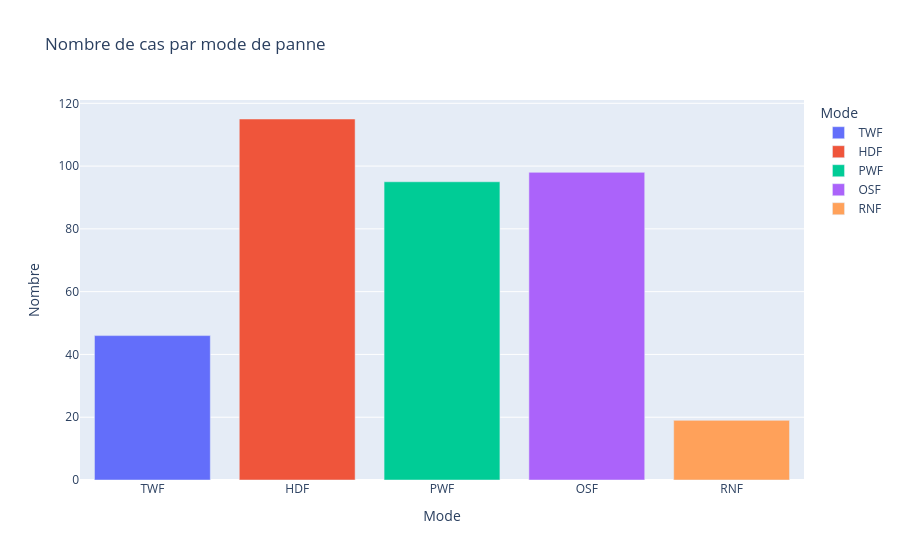

The notebook cell saved with this chart:
### Markdown cell above
### Distribution des modes de panne

### Code cell
failure_modes = ['TWF', 'HDF', 'PWF', 'OSF', 'RNF']
counts = df[failure_modes].sum().reset_index()
counts.columns = ['Mode', 'Nombre']

fig = px.bar(counts, x='Mode', y='Nombre',
    title='Nombre de cas par mode de panne',
    color='Mode')
fig.show()
fig.write_image("../outputs/distribution_modes_panne.png")

### Figure 1 — Plotly figure (JSON) as saved in the notebook; plotly's stock layout.template omitted (floating-point values rounded to 4 significant figures)
{"data": [{"hovertemplate": "Mode=%{x}<br>Nombre=%{y}<extra></extra>", "legendgroup": "TWF", "marker": {"color": "#636efa", "pattern": {"shape": ""}}, "name": "TWF", "orientation": "v", "showlegend": true, "textposition": "auto", "type": "bar", "x": ["TWF"], "xaxis": "x", "y": [46], "yaxis": "y"}, {"hovertemplate": "Mode=%{x}<br>Nombre=%{y}<extra></extra>", "legendgroup": "HDF", "marker": {"color": "#EF553B", "pattern": {"shape": ""}}, "name": "HDF", "orientation": "v", "showlegend": true, "textposition": "auto", "type": "bar", "x": ["HDF"], "xaxis": "x", "y": [115], "yaxis": "y"}, {"hovertemplate": "Mode=%{x}<br>Nombre=%{y}<extra></extra>", "legendgroup": "PWF", "marker": {"color": "#00cc96", "pattern": {"shape": ""}}, "name": "PWF", "orientation": "v", "showlegend": true, "textposition": "auto", "type": "bar", "x": ["PWF"], "xaxis": "x", "y": [95], "yaxis": "y"}, {"hovertemplate": "Mode=%{x}<br>Nombre=%{y}<extra></extra>", "legendgroup": "OSF", "marker": {"color": "#ab63fa", "pattern": {"shape": ""}}, "name": "OSF", "orientation": "v", "showlegend": true, "textposition": "auto", "type": "bar", "x": ["OSF"], "xaxis": "x", "y": [98], "yaxis": "y"}, {"hovertemplate": "Mode=%{x}<br>Nombre=%{y}<extra></extra>", "legendgroup": "RNF", "marker": {"color": "#FFA15A", "pattern": {"shape": ""}}, "name": "RNF", "orientation": "v", "showlegend": true, "textposition": "auto", "type": "bar", "x": ["RNF"], "xaxis": "x", "y": [19], "yaxis": "y"}], "layout": {"barmode": "relative", "legend": {"title": {"text": "Mode"}, "tracegroupgap": 0}, "title": {"text": "Nombre de cas par mode de panne"}, "xaxis": {"anchor": "y", "categoryarray": ["TWF", "HDF", "PWF", "OSF", "RNF"], "categoryorder": "array", "domain": [0, 1], "title": {"text": "Mode"}}, "yaxis": {"anchor": "x", "domain": [0, 1], "title": {"text": "Nombre"}}}}
